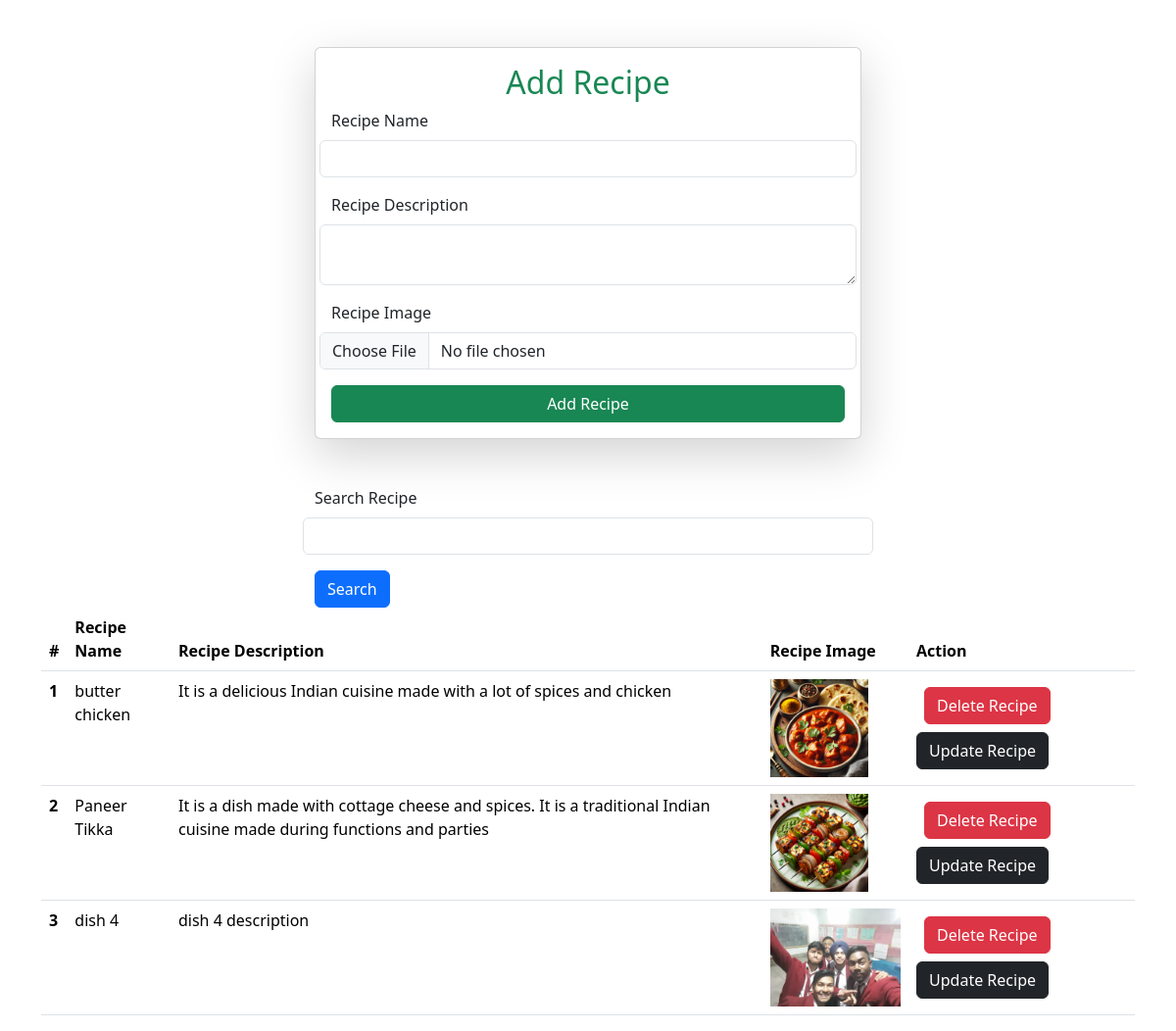
Before: /recipies/ with the older database file.
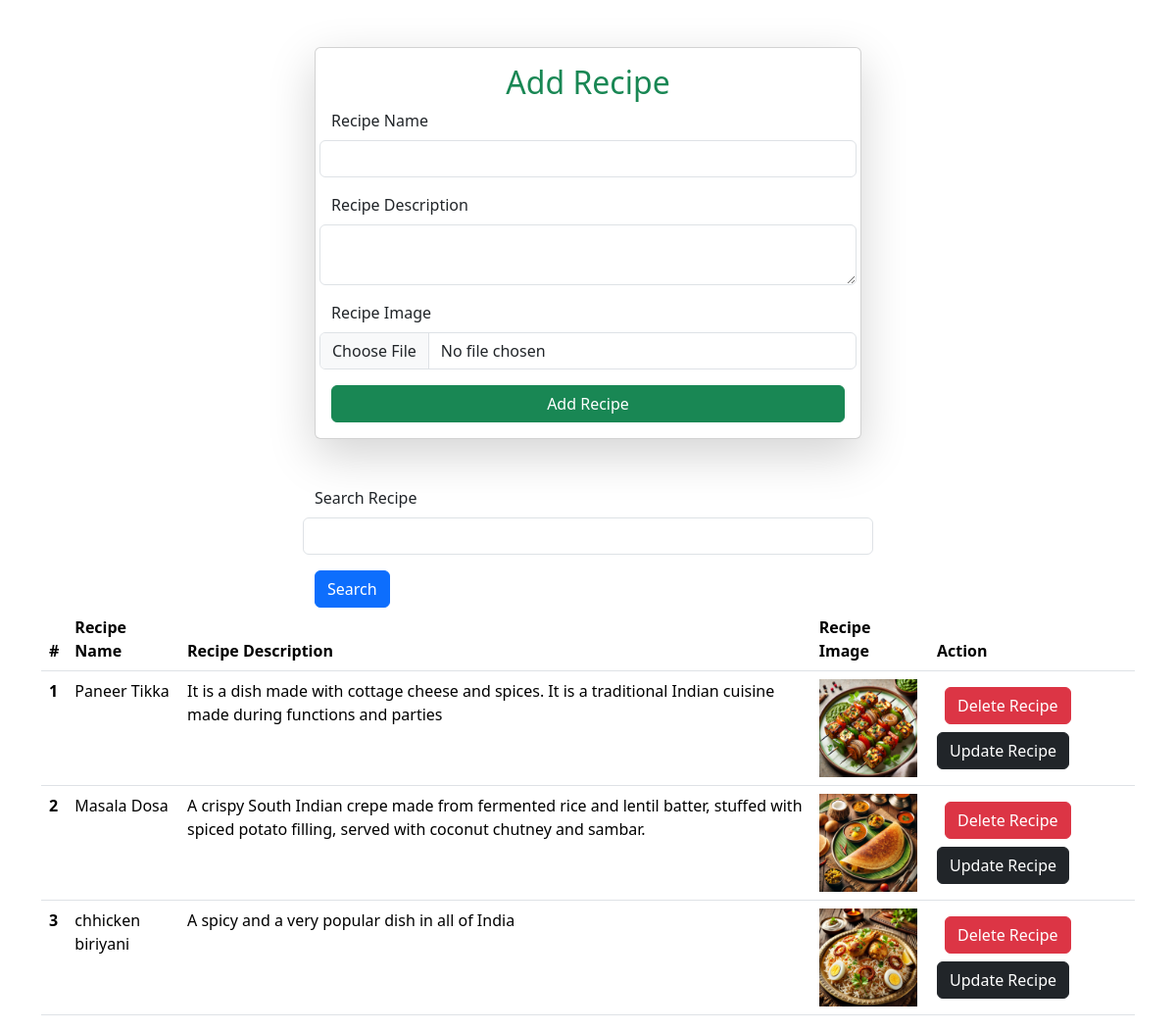
After: the same page with the newer database file.
### vege/models.py (models this page shows, shortened)
class Receipe(models.Model):
    user = models.ForeignKey(User , on_delete=models.SET_NULL , null = True , blank = True)
    receipe_name = models.CharField(max_length=100)
    receipe_des = models.TextField(null = False , blank = False)
    receipe_image = models.ImageField(upload_to="receipe")

### vege/views.py (the view, shortened to what this page needs)
# urls.py: path('recipies/' , recipies , name = "recipies")
def recipies(request):
    queryset = Receipe.objects.all()
    if request.GET.get('search'):
        queryset = queryset.filter(receipe_name__icontains = request.GET.get('search') )
    context = {'receipes':queryset}
    return render(request , 'recipe.html' , context)

### vege/templates/recipe.html (shortened to what this page needs)
<!DOCTYPE html>
<html lang="en">
<head>
    <link href="https://cdn.jsdelivr.net/npm/bootstrap@5.3.3/dist/css/bootstrap.min.css" rel="stylesheet">
</head>
<body>
   <div class="container mt-5" >
        <form class="col-6 mx-auto card p-3 shadow-lg" method = "post" enctype="multipart/form-data">
            <h2 class="text-center text-success">Add Recipe</h2>
            <div class="row mb-3">
              <label for="inputEmail3" class="form-label">Recipe Name</label>
                <input type="text" class="form-control" name ="receipe_name"  required>
            </div>
            <div class="row mb-3">
              <label for="inputPassword3" class="form-label">Recipe Description</label>
                <textarea class="form-control" name="receipe_des" required></textarea>
            </div>
            <div class="row mb-3">
                <label for="inputEmail3" class="form-label">Recipe Image</label>
                  <input type="file" class="form-control" name=" receipe_image">
              </div>
            <button type="submit" class="btn btn-success">Add Recipe</button>
          </form>
          <div class = "mt-5">
            <div class="mx-auto col-6">
              <form>
              <div class="row mb-3">
                <label for="inputEmail3" class="form-label">Search Recipe</label>
                  <input type="text" class="form-control" name ="search" value = "{{receipe.receipe_name}}" >
              </div>
              <button type="submit" class = "btn btn-primary">Search</button>
            </form>
            </div>
          </div>
          <table class="table">
            <thead>
              <tr>
                <th scope="col">#</th>
                <th scope="col">Recipe Name</th>
                <th scope="col">Recipe Description</th>
                <th scope="col">Recipe Image</th>
                <th scope = "col">Action</th>
              </tr>
            </thead>
            <tbody>
              {% for recipe in receipes %}
              <tr>
                <th scope="row">{{forloop.counter}}</th>
                <td>{{recipe.receipe_name}}</td>
                <td>{{recipe.receipe_des}}</td>
                <td><img src="/media/{{recipe.receipe_image}}" height="100"></td>
                <td>
                  <a href = "/delete_recipies/{{recipe.id}}" class = "btn btn-danger m-2">Delete Recipe</a>
                  <a href = "/update_recipies/{{recipe.id}}" class = "btn btn-dark">Update Recipe</a>
                </td>
              </tr>
              {% endfor %}
            </tbody>
          </table>
    </div>
</body>
</html>

Changed rows visible on the page:
removed Receipe: receipe_name "butter chicken", receipe_des "It is a delicious Indian cuisine made with a lot of spices and chicken", receipe_image (picture)
removed Receipe: receipe_name "dish 4", receipe_des "dish 4 description", receipe_image (picture)
added Receipe: receipe_name "Masala Dosa", receipe_des "A crispy South Indian crepe made from fermented rice and lentil batter, stuffed with spiced potato filling, served with coconut chutney and sambar.", receipe_image (picture)
added Receipe: receipe_name "chhicken biriyani", receipe_des "A spicy and a very popular dish in all of India", receipe_image (picture)
